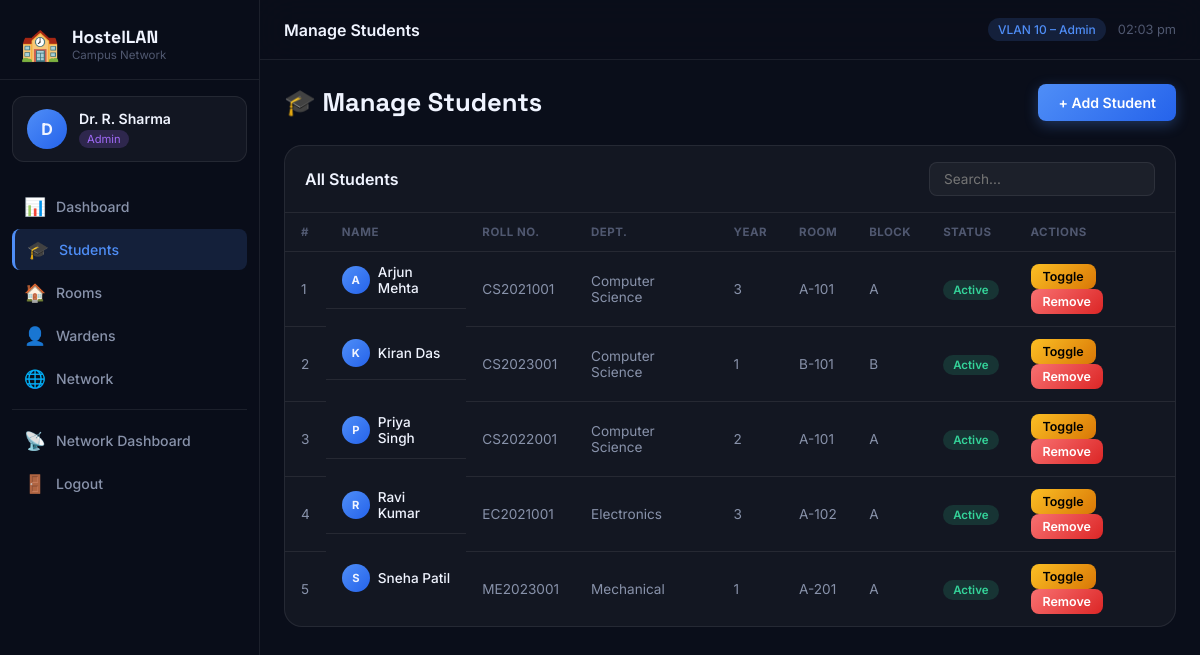
/admin/students (signed in), run on the app's committed database.
### tables this page shows
CREATE TABLE students (
    id              INTEGER PRIMARY KEY AUTOINCREMENT,
    user_id         INTEGER REFERENCES users(id) ON DELETE CASCADE,
    roll_number     TEXT UNIQUE NOT NULL,
    department      TEXT NOT NULL,
    year            INTEGER NOT NULL,
    room_id         INTEGER REFERENCES rooms(id),
    admission_date  DATE DEFAULT CURRENT_DATE,
    guardian_name   TEXT,
    guardian_phone  TEXT,
    photo_url       TEXT
);

CREATE TABLE users (
    id          INTEGER PRIMARY KEY AUTOINCREMENT,
    username    TEXT UNIQUE NOT NULL,
    password    TEXT NOT NULL,          -- SHA-256 hex or Werkzeug hash
    role        TEXT NOT NULL CHECK(role IN ('admin','warden','student')),
    full_name   TEXT NOT NULL,
    email       TEXT,
    phone       TEXT,
    created_at  DATETIME DEFAULT CURRENT_TIMESTAMP,
    is_active   INTEGER DEFAULT 1
);

CREATE TABLE rooms (
    id          INTEGER PRIMARY KEY AUTOINCREMENT,
    room_number TEXT UNIQUE NOT NULL,
    block       TEXT NOT NULL,          -- 'A' or 'B'
    floor       INTEGER NOT NULL,       -- 1 or 2
    capacity    INTEGER DEFAULT 3,
    occupied    INTEGER DEFAULT 0,
    room_type   TEXT DEFAULT 'Standard' CHECK(room_type IN ('Standard','Double','Single')),
    status      TEXT DEFAULT 'Available' CHECK(status IN ('Available','Full','Maintenance')),
    amenities   TEXT                    -- comma-separated
);

### app.py (the view, shortened to what this page needs)
@app.route('/admin/students', methods=['GET','POST'])
@role_required('admin')
def admin_students():
    students = query(
        """SELECT s.*, u.full_name, u.email, u.phone, u.username,
                  u.is_active, r.room_number, r.block
           FROM students s
           JOIN users u ON s.user_id = u.id
           LEFT JOIN rooms r ON s.room_id = r.id
           ORDER BY u.full_name"""
    )
    rooms = query("SELECT * FROM rooms WHERE status != 'Full' OR status = 'Available' ORDER BY block, room_number")
    return render_template('admin/students.html', students=students, rooms=rooms)

### app.py (called while the page is built)
def get_db():
    db = getattr(g, '_database', None)
    if db is None:
        db = g._database = sqlite3.connect(DB_PATH)
        db.row_factory = sqlite3.Row
        db.execute("PRAGMA foreign_keys = ON")
    return db

def query(sql, args=(), one=False):
    cur = get_db().execute(sql, args)
    rv  = cur.fetchall()
    return (rv[0] if rv else None) if one else rv

def role_required(*roles):
    def decorator(f):
        @wraps(f)
        def decorated(*args, **kwargs):
            if 'user_id' not in session:
                return redirect(url_for('login'))
            if session.get('role') not in roles:
                flash('Access denied.', 'danger')
                return redirect(url_for('dashboard'))
            return f(*args, **kwargs)
        return decorated
    return decorator

@app.context_processor
def inject_globals():
    return dict(now=datetime.now(), session=session)

### templates/admin/students.html (shortened to what this page needs)
{% extends 'base.html' %}
{% block page_title %}Manage Students{% endblock %}
{% block content %}
<div class="page-header">
  <h1 class="page-h1">🎓 Manage Students</h1>
  <button class="btn btn-primary" onclick="toggleModal('addStudentModal')">+ Add Student</button>
</div>
<div class="card">
  <div class="card-header">
    <h2 class="card-title">All Students</h2>
    <input type="text" id="searchInput" placeholder="Search..." class="search-input" oninput="filterTable(this)"/>
  </div>
  <div class="complaints-table-wrap">
    <table class="data-table" id="studentsTable">
      <thead>
        <tr><th>#</th><th>Name</th><th>Roll No.</th><th>Dept.</th><th>Year</th><th>Room</th><th>Block</th><th>Status</th><th>Actions</th></tr>
      </thead>
      <tbody>
        {% for s in students %}
        <tr>
          <td>{{ loop.index }}</td>
          <td class="td-main"><div class="td-avatar">{{ s.full_name[0] }}</div>{{ s.full_name }}</td>
          <td>{{ s.roll_number }}</td>
          <td>{{ s.department }}</td>
          <td>{{ s.year }}</td>
          <td>{{ s.room_number or '–' }}</td>
          <td>{{ s.block or '–' }}</td>
          <td><span class="status-badge {{ 'status-online' if s.is_active else 'status-offline' }}">{{ 'Active' if s.is_active else 'Inactive' }}</span></td>
          <td>
            <form method="POST" style="display:inline;">
              <button type="submit" class="btn btn-sm btn-amber">Toggle</button>
            </form>
            <form method="POST" style="display:inline;" onsubmit="return confirm('Remove student?')">
              <button type="submit" class="btn btn-sm btn-danger">Remove</button>
            </form>
          </td>
        </tr>
        {% else %}
        <tr><td colspan="9" class="empty-state">No students found.</td></tr>
        {% endfor %}
      </tbody>
    </table>
  </div>
</div>
{% endblock %}

### static/css/style.css (style rules this page uses)
*, *::before, *::after { box-sizing: border-box; margin: 0; padding: 0; }
:root { --bg-base: #0a0e1a; --bg-card: rgba(255,255,255,0.04); --bg-card-hov:rgba(255,255,255,0.07); --bg-sidebar: rgba(10,14,26,0.95); --border: rgba(255,255,255,0.08); --border-hov: rgba(255,255,255,0.18); --text-primary: #f0f4ff; --text-secondary: #8892aa; --text-muted: #505870; --accent-blue: #4f8ef7; --accent-purple: #a06af8; --accent-cyan: #22d3ee; --accent-green: #34d399; --accent-amber: #fbbf24; --accent-red: #f87171; --accent-pink: #f472b6; --grad-blue: linear-gradient(135deg,#4f8ef7,#2563eb); --grad-purple: linear-gradient(135deg,#a06af8,#7c3aed); --grad-cyan: linear-gradient(135deg,#22d3ee,#0891b2); --grad-green: linear-gradient(135deg,#34d399,#059669); --grad-amber: linear-gradient(135deg,#fbbf24,#d97706); --grad-red: linear-gradient(135deg,#f87171,#dc2626); --grad-hero: linear-gradient(135deg,#1e3a8a,#4f46e5,#7c3aed); --radius-sm: 8px; --radius: 12px; --radius-lg: 18px; --radius-xl: 24px; --shadow-sm: 0 2px 8px rgba(0,0,0,0.4); --shadow: 0 8px 24px rgba(0,0,0,0.5); --shadow-lg: 0 20px 60px rgba(0,0,0,0.6); --shadow-glow-blue: 0 0 24px rgba(79,142,247,0.3); --shadow-glow-purple:0 0 24px rgba(160,106,248,0.3); --sidebar-w: 260px; --topbar-h: 60px; --transition: 0.25s ease; }
html { scroll-behavior: smooth; }
body { font-family: 'Inter', sans-serif; background: var(--bg-base); color: var(--text-primary); min-height: 100vh; display: flex; }
.page-header { display: flex; align-items: center; justify-content: space-between; margin-bottom: 24px; flex-wrap: wrap; gap: 12px; }
.page-h1 { font-family: 'Space Grotesk',sans-serif; font-size: 1.6rem; font-weight: 700; line-height: 1.2; }
.card { background: var(--bg-card); border: 1px solid var(--border); border-radius: var(--radius-lg); overflow: hidden; }
.card-header { display: flex; align-items: center; justify-content: space-between; padding: 16px 20px; border-bottom: 1px solid var(--border); flex-wrap: wrap; gap: 8px; }
.card-title { font-weight: 600; font-size: 1rem; }
.status-online { color: var(--accent-green); font-weight: 600; }
.complaints-table-wrap { overflow-x: auto; }
.data-table { width: 100%; border-collapse: collapse; font-size: 0.85rem; }
.data-table th { padding: 12px 16px; text-align: left; font-size: 0.72rem; text-transform: uppercase; letter-spacing: 0.5px; color: var(--text-muted); border-bottom: 1px solid var(--border); white-space: nowrap; }
.data-table td { padding: 12px 16px; border-bottom: 1px solid var(--border); color: var(--text-secondary); vertical-align: middle; }
.data-table tr:last-child td { border-bottom: none; }
.td-main { color: var(--text-primary) !important; font-weight: 500; display: flex; align-items: center; gap: 8px; }
.td-avatar { width: 28px; height: 28px; border-radius: 50%; background: var(--grad-blue); display: flex; align-items: center; justify-content: center; font-size: 0.7rem; font-weight: 700; flex-shrink: 0; }
.status-badge { font-size: 0.72rem; padding: 3px 10px; border-radius: 99px; font-weight: 600; white-space: nowrap; }
.status-online { background: rgba(52,211,153,0.15); color: var(--accent-green); }
.search-input { padding: 8px 14px; border-radius: var(--radius-sm); border: 1px solid var(--border); background: rgba(255,255,255,0.04); color: var(--text-primary); font-size: 0.85rem; font-family: inherit; outline: none; transition: border-color var(--transition); }
.btn { display: inline-flex; align-items: center; justify-content: center; gap: 6px; padding: 10px 20px; border: none; border-radius: var(--radius-sm); font-size: 0.88rem; font-weight: 600; font-family: inherit; cursor: pointer; transition: var(--transition); text-decoration: none; }
.btn-primary { background: var(--grad-blue); color: #fff; box-shadow: 0 4px 14px rgba(79,142,247,0.3); }
.btn-danger { background: var(--grad-red); color: #fff; }
.btn-amber { background: var(--grad-amber); color: #000; }
.btn-sm { padding: 5px 12px; font-size: 0.78rem; }

### data on the page
students: full_name "A", full_name "Arjun Mehta", roll_number "CS2021001", department "Computer Science", year "3", room_number "A-101", block "A"
users: is_active "Active"
students: full_name "K", full_name "Kiran Das", roll_number "CS2023001", department "Computer Science", year "1", room_number "B-101", block "B"
users: is_active "Active"
students: full_name "P", full_name "Priya Singh", roll_number "CS2022001", department "Computer Science", year "2", room_number "A-101", block "A"
users: is_active "Active"
students: full_name "R", full_name "Ravi Kumar", roll_number "EC2021001", department "Electronics", year "3", room_number "A-102", block "A"
users: is_active "Active"
students: full_name "S", full_name "Sneha Patil", roll_number "ME2023001", department "Mechanical", year "1", room_number "A-201", block "A"
users: is_active "Active"

### other printed values
{{ session.full_name[0].upper() }} "D"
{{ session.full_name }} "Dr. R. Sharma"
{{ session.role|capitalize }} "Admin"
